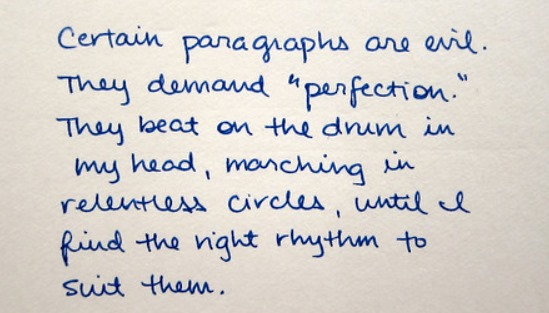
#> input picture Assets/WhatsApp Image 2024-03-24 at 7.31.01 PM.jpeg, 549 x 313 px, found by its file name
$ jupyter execute --allow-errors PaddingOCR.ipynb   (shell and % lines are left out)
#> lines starting #> are read from the running program, lines starting #| are printed output that depends on the picture; after the words box and inside, x2 and y2 are one past the last pixel; in counts of white or black regions, pixels touching at a corner belong together
[cell 1]
import cv2
import matplotlib.pyplot as plt
import numpy as np
import pandas as pd

from google.colab import files

from paddleocr import PaddleOCR

#> (the rest of this cell did not finish here and is left out)

[cell 2]
uploaded = files.upload()
#> the answer given: WhatsApp Image 2024-03-24 at 7.31.01 PM.jpeg

file_name = list(uploaded.keys())[0]

[cell 3]
image = cv2.imread(file_name)
#> image is the input picture: shape (313, 549, 3); mean B, G, R 206.3, 209.7, 213.4

[cell 4]
h, w = image.shape[:2]
#> h = 313; w = 549
gray = cv2.cvtColor(image, cv2.COLOR_BGR2GRAY)
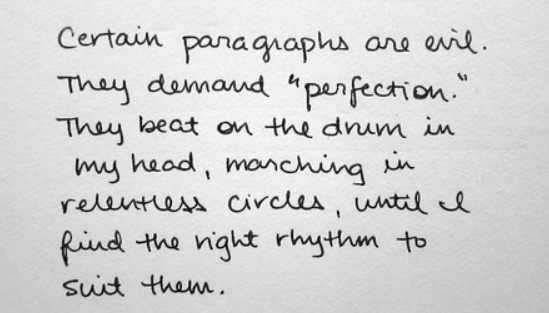
#> gray: shape (313, 549); min 7, max 255, mean 210.4
thresh = cv2.threshold(gray, 0, 255, cv2.THRESH_BINARY_INV + cv2.THRESH_OTSU)[1]
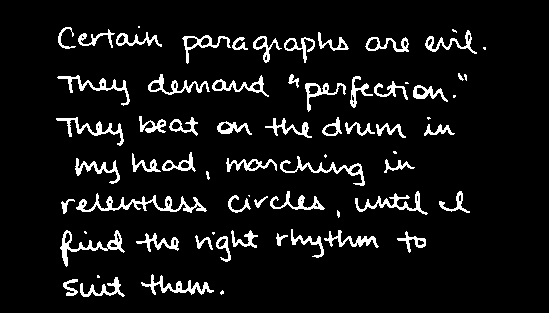
#> thresh: shape (313, 549); 7.5% white; 69 white regions (15 under 20 px), largest, box (x1, y1, x2, y2) and area: (76, 193, 207, 213) 768, (60, 230, 125, 267) 525, (280, 156, 365, 186) 461

# Sum white pixels in each row
# Create blank space array and and final image
pixels = np.sum(thresh, axis=1).tolist()
#> pixels = 313 values, max 46155 at index 208, min 0 at index 0, mean 10540.5
space = np.ones((4, w), dtype=np.uint8) * 255
result = np.zeros((0, w), dtype=np.uint8)
#> result = empty array

# Iterate through each row and add space if entire row is empty
# otherwise add original section of image to final image
for index, value in enumerate(pixels):
    if value == 0:
        result = np.concatenate((result, space), axis=0)
    row = gray[index:index+1, 0:w]
    result = np.concatenate((result, row), axis=0)
#> this loop made 313 passes
#> value on passes 1 to 3: 0, 0, 0
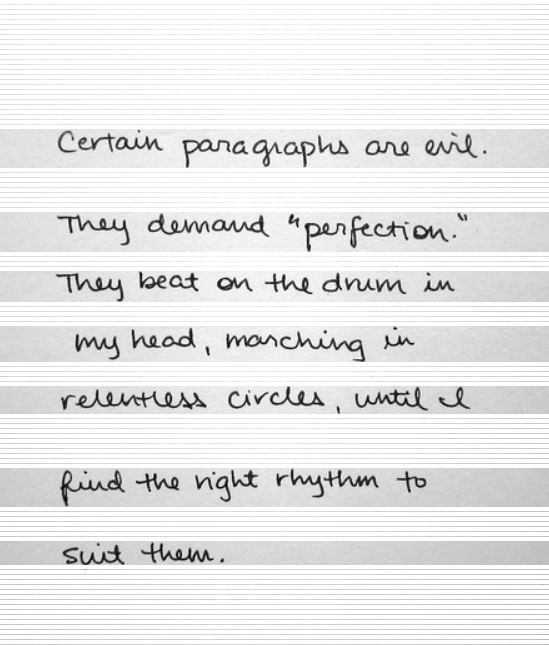
#> result: shape (645, 549); min 7, max 255, mean 233.4


img_read=result

[cell 5]
# global thresholding
retval, img_thresh1=cv2.threshold(img_read, 50, 255, cv2.THRESH_BINARY)
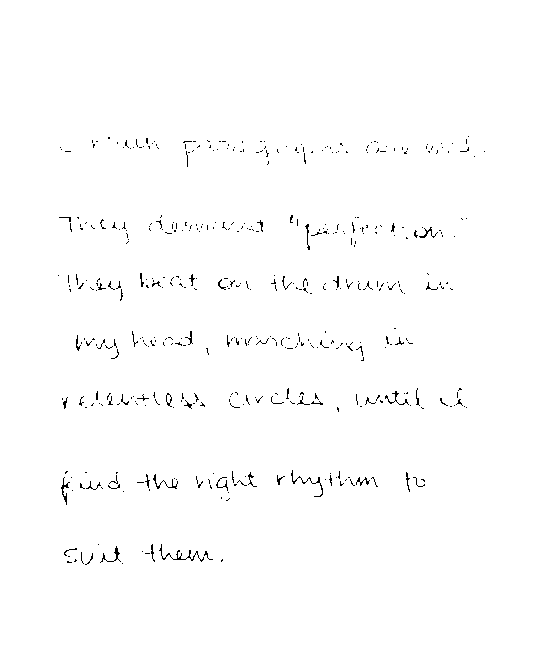
#> img_thresh1: shape (645, 549); 99% white; black in thin lines or dots, all inside (x1, y1, x2, y2) = (58, 136, 485, 565)
retval, img_thresh2=cv2.threshold(img_read, 120, 255, cv2.THRESH_BINARY)
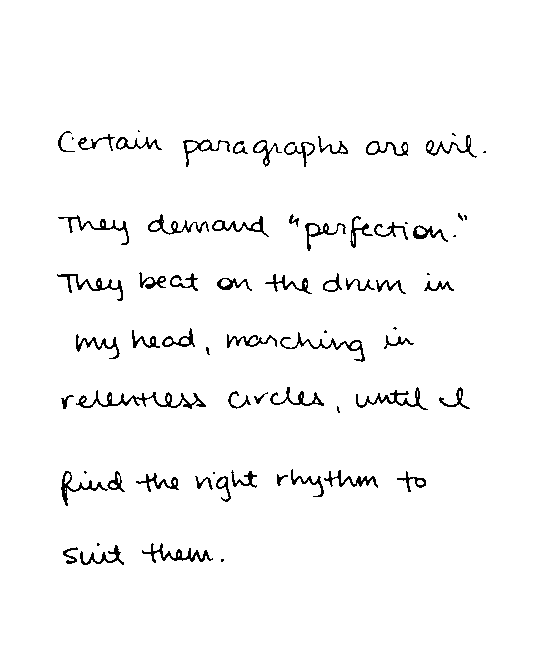
#> img_thresh2: shape (645, 549); 97% white; black in thin lines or dots, all inside (x1, y1, x2, y2) = (57, 130, 486, 565)

# adaptive thresholding
img_thresh_adap=cv2.adaptiveThreshold(img_read, 255, cv2.ADAPTIVE_THRESH_MEAN_C,cv2.THRESH_BINARY,11,7)
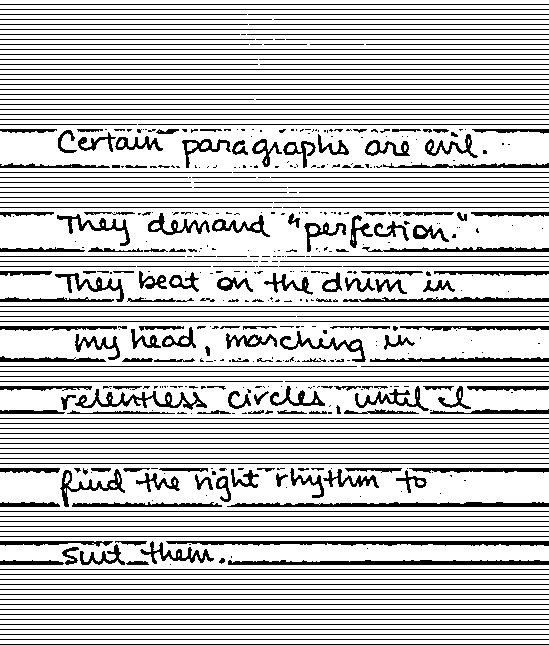
#> img_thresh_adap: shape (645, 549); 78.8% white; black in thin lines or dots

plt.figure(figsize=[20,15])
plt.subplot(221);plt.imshow(img_read, cmap="gray");plt.title("Original")
plt.subplot(222);plt.imshow(img_thresh1, cmap="gray");plt.title("Threshold 50")
plt.subplot(223);plt.imshow(img_thresh2, cmap="gray");plt.title("Threshold 120")
plt.subplot(224);plt.imshow(img_thresh_adap, cmap="gray");plt.title("Adaptive Threshold")

#> (a cell that did not finish here is left out)

[cell 7]
str1=""
#> (the rest of this cell did not finish here and is left out)

[cell 8]

from textblob import TextBlob
from spellchecker import SpellChecker
import re

[cell 9]
def check(res):
  str=re.findall("[a-zA-Z]+",res)
  updated_res=(" ".join(str))
  spell = SpellChecker()
  misspelled = spell.unknown(str)

  if len(updated_res)==0:
    return 100000                           # if len is 0, avoid this case
  return(len(misspelled)/len(updated_res))      # ratio of errors to word

best=""
#> (the rest of this cell did not finish here and is left out)

[cell 10]
def correct(text):
  # txt = TextBlob(text)
  # return txt.correct()
  spell = SpellChecker()
  words = text.split()
  corrected_text = []

  for word in words:
      corrected_word = spell.correction(word)

      if corrected_word is None:
          corrected_word = word

      corrected_text.append(corrected_word)

  corrected_text = " ".join(corrected_text)
  return corrected_text

[cell 11]
plt.imshow(img_read)
plt.title("original")
plt.axis('off')
plt.show()

print(correct(best))
#> (the call stopped at in correct, `spell = SpellChecker()`: spellchecker is not available in this run)
